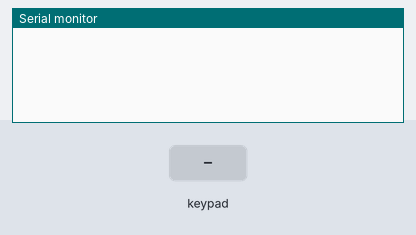
Bench run of a sketch on a simulated Arduino Mega 2560, built with avr-gcc and run on an emulated ATmega2560. On the bench: the last lines printed to the serial monitor. The inputs (shaded band) are chosen by the test bench.

Above: at 1.2 s.
1.3 s: key '1' pressed
At 1.7 s:
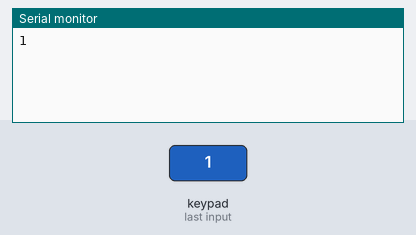
2.8 s: keypad keys 1 8 1 9 2 1 2 2 # pressed 0.4 s apart
At 6.7 s:
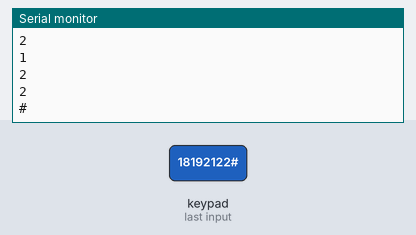
7.9 s: key 'A' pressed
At 9.1 s:
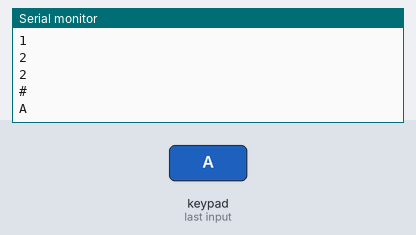
9.4 s: keypad keys 1 8 1 9 2 1 2 2 * pressed 0.4 s apart
At 14.0 s:
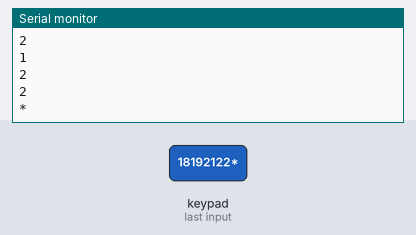
14.5 s: key 'B' pressed
At 15.4 s:
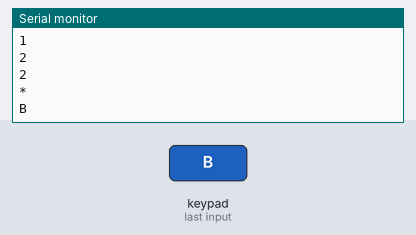
16.0 s: keypad keys 1 8 1 9 2 1 2 2 D pressed 0.4 s apart
At 20.1 s:
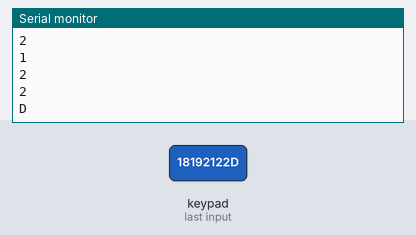
Timing chart, 0 to 21.6 s (numbered marks = the images above; inputs shaded):
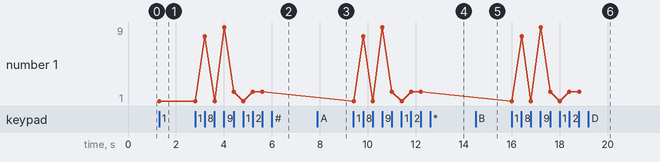

Measured:
- after the input at 1.3 s, the serial monitor: prints a new line at once (image 1)
- after the input at 2.8 s, the serial monitor: prints a new line after 0.41 s (image 2)
- after the input at 7.9 s, the serial monitor: prints a new line at once (image 3)
- after the input at 9.4 s, the serial monitor: prints a new line at once (image 4)
- after the input at 14.5 s, the serial monitor: prints a new line at once (image 5)
- after the input at 16.0 s, the serial monitor: prints a new line at once (image 6)
- plotted number 1: 1 → 2 after the input at 2.8 s

The sketch:

prueba_teclado_2.ino
```cpp
// importa libreria Keypad
#include <Keypad.h>
// define numero de filas
const uint8_t ROWS = 4;
// define numero de columnas
const uint8_t COLS = 4;
// define la distribucion de teclas
char keys[ROWS][COLS] = {
  { '1', '2', '3', 'A' },
  { '4', '5', '6', 'B' },
  { '7', '8', '9', 'C' },
  { '*', '0', '#', 'D' }
};
// pines correspondientes a las filas
//18, 19, 21, 22
//15, 2, 4, 5
uint8_t colPins[COLS] = {18, 19, 21, 22};
// pines correspondientes a las columnas
uint8_t rowPins[ROWS] = {15, 2, 4, 5};
// crea objeto con los prametros creados previamente
Keypad keypad = Keypad(makeKeymap(keys), rowPins, colPins, ROWS, COLS);

void setup() {
  Serial.begin(115200);
}

void loop() {
  // obtiene tecla presionada y asigna a variable
  char key = keypad.getKey();
  // comprueba que se haya presionado una tecla
  if (key) {
    // envia a monitor serial la tecla presionada
    Serial.println(key);
  }
}
```
